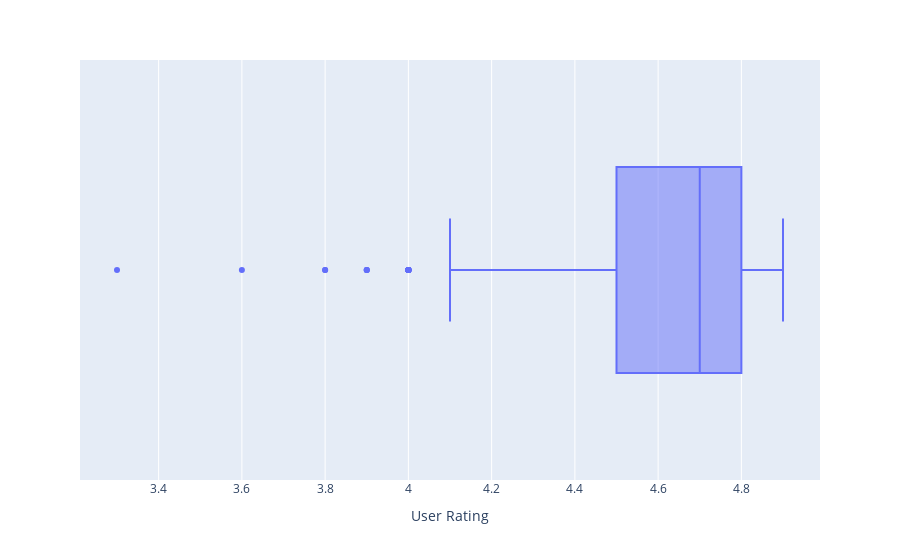

Notebook cell for this chart:
### Markdown cell above
Exiba a média das avaliações dos compradores por livros.

### Code cell
media = df[['User Rating']].mean()
px.box(df, x = 'User Rating')

### Figure 1 — Plotly figure (JSON) as saved in the notebook; plotly's stock layout.template omitted (floating-point values rounded to 4 significant figures; data arrays with more than 128 entries replaced by an {"elided": "..."} marker saying what was removed)
{"data": [{"alignmentgroup": "True", "hovertemplate": "User Rating=%{x}<extra></extra>", "legendgroup": "", "marker": {"color": "#636efa"}, "name": "", "notched": false, "offsetgroup": "", "orientation": "h", "showlegend": false, "type": "box", "x": {"elided": "700 float values"}, "x0": " ", "xaxis": "x", "y0": " ", "yaxis": "y"}], "layout": {"boxmode": "group", "legend": {"tracegroupgap": 0}, "margin": {"t": 60}, "xaxis": {"anchor": "y", "domain": [0, 1], "title": {"text": "User Rating"}}, "yaxis": {"anchor": "x", "domain": [0, 1]}}}
